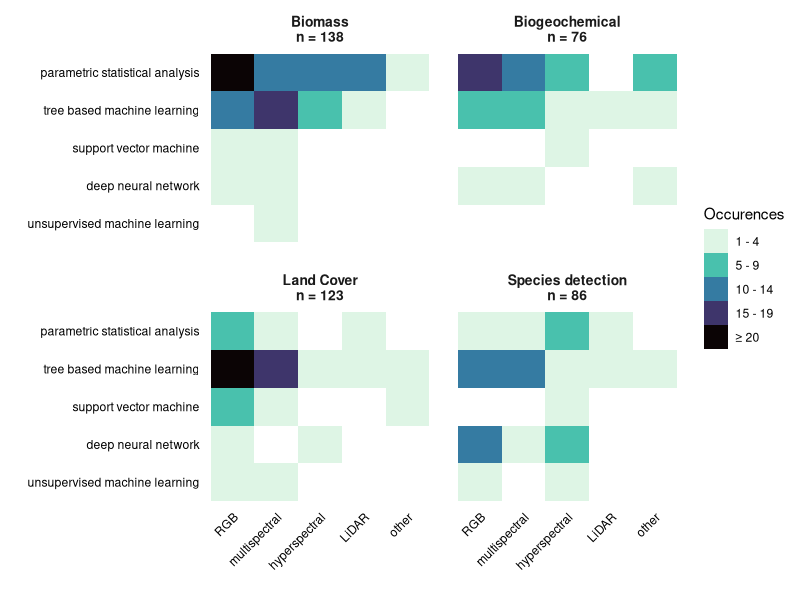
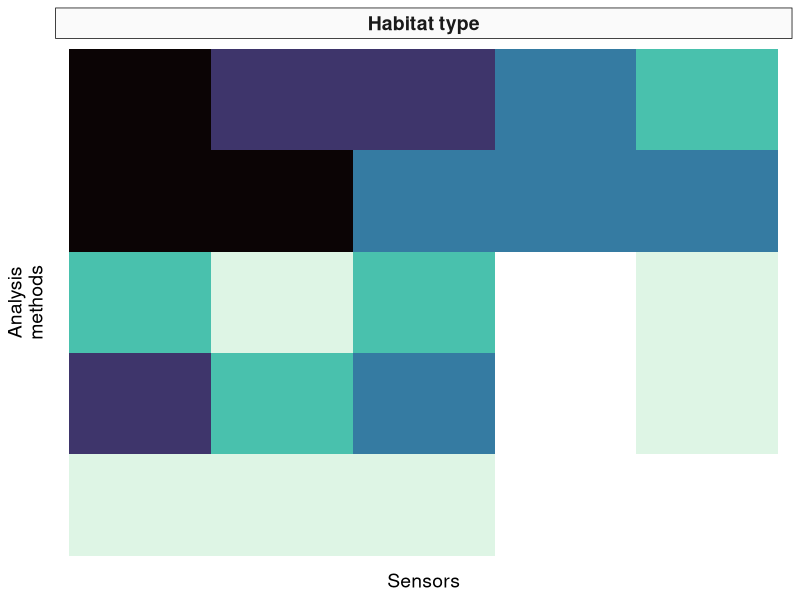
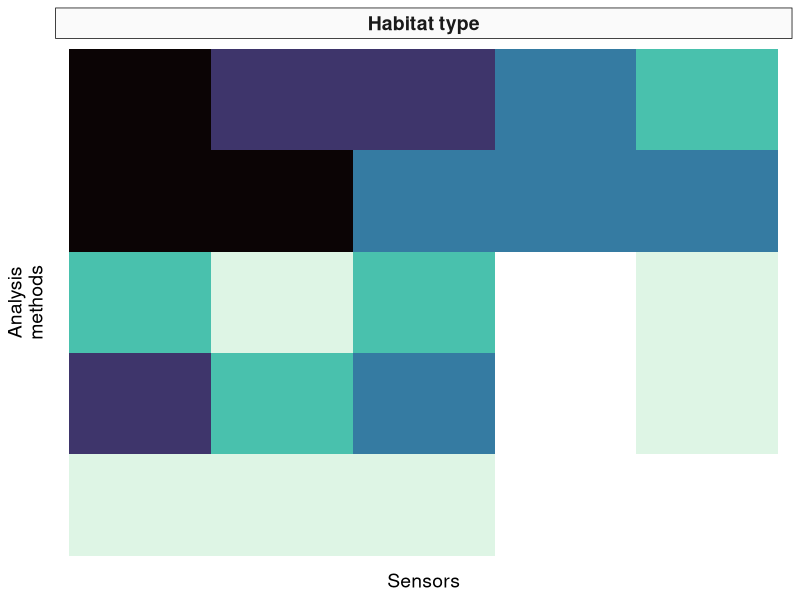
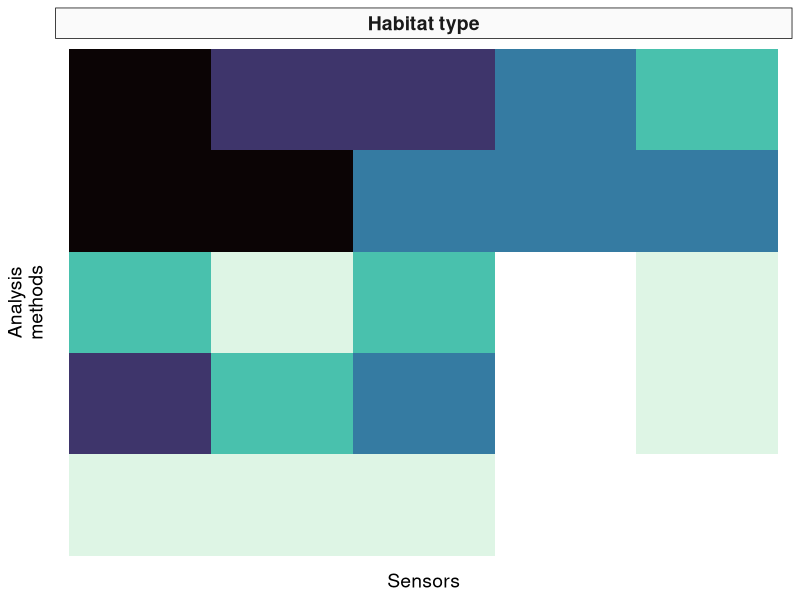

Here is the R script that generated these plots, in order:
### load packages

library(tidyverse)
library(ggplot2)
library(readxl)
library(RColorBrewer)
library(viridis)

################################################################################

### directly read the excel file and select rows for metadata (only once per DOI) and other data:
excel <- read_excel("data/data_extraction/data_extraction_final.xlsx", skip = 1, na = c("","NA"))
meta <- excel[,c(2:10,18:20,39:41)]
data <- excel[,c(2,11:17,21:37)]


### delete now empty rows to receive a "true" metadata table for our 272 articles
meta <- filter(meta, !(is.na(Title)))

### make variables into factors
str(meta)
meta[,c(2,6,8:14)] <- meta[,c(2,6,8:14)] |>
  mutate_if(sapply(meta[,c(2,6,8:14)], is.character), as.factor)


str(data)
data[,c(2:7,9:13,15:25)] <- data[,c(2:7,9:13,15:25)] |>
  mutate_if(sapply(data[,c(2:7,9:13,15:25)], is.character), as.factor)

table(data$algorithm_grouped)

################################################################################

### heatmaps of algorithm x sensor for all analysed traits (Biomass, land cover etc)

### we need following data:DOI, habitat quality, algorithm grouped and Sensor

combi <- data |>
  select(DOI, Sensor, Habitat_quality_grouped, algorithm_grouped) |>
  filter(!(is.na(algorithm_grouped) & is.na(Habitat_quality_grouped) & is.na(Sensor))) |> 
  group_by(DOI) |>                                      ### group articles by DOI 
  fill(algorithm_grouped,.direction = "down") |>        ### fill NAs by the variable that sits above 
  fill(Habitat_quality_grouped,.direction = "down") |>
  fill(Sensor, .direction = "down") |>
  ungroup()
           
table(combi$Sensor)

### combine custom / other sensor types
combi$Sensor <- case_when(
  combi$Sensor %in% c("hyperspectral", "hyperspectral (panchromatic)") ~ "hyperspectral",
  combi$Sensor == "multispectral" ~ "multispectral",
  combi$Sensor == "LiDAR" ~ "LiDAR",
  combi$Sensor == "RGB" ~ "RGB",
  combi$Sensor == "missing" ~ "missing",
  TRUE ~ "other"
)
table(combi$Sensor)

### define levels for algorithm and sensor
combi$Sensor <- factor(combi$Sensor,
                       levels = c("RGB", "multispectral", "hyperspectral", "LiDAR", "other", "missing"))



### combine algorithm types:

table(combi$algorithm_grouped)

### rename algorithms
combi$algorithm_grouped <- case_when(
  combi$algorithm_grouped %in% c("linear", "Non-linear") ~ "parametric statistical analysis",
  combi$algorithm_grouped == "tree" ~ "tree based machine learning",
  combi$algorithm_grouped == "svm" ~ "support vector machine",
  combi$algorithm_grouped %in% c("nn", "dlnn") ~ "deep neural network",
  combi$algorithm_grouped == "unsupervised" ~ "unsupervised machine learning",
  combi$algorithm_grouped == "missing" ~ "missing",
  TRUE ~ "other"
)

## sort factors for algorithms and habitat qualities
combi$algorithm_grouped <- factor(combi$algorithm_grouped,
                                  levels = c("missing","other",
                                             "unsupervised machine learning",
                                             "deep neural network",
                                             "support vector machine",
                                             "tree based machine learning",
                                             "parametric statistical analysis"))

combi$Habitat_quality_grouped <- factor(combi$Habitat_quality_grouped,
                                        levels = c("Biomass", "Biogeochemical", "Land Cover", "Species detection", "Other"))


table(combi$Sensor)
table(combi$algorithm_grouped)

######################################################

### create a new dataframe with observations counts for the use of algorithms per sensor
obs <- combi |>
  select(Habitat_quality_grouped, Sensor, algorithm_grouped) |>
  count(Sensor, algorithm_grouped, Habitat_quality_grouped) |>
  filter(Habitat_quality_grouped %in% c("Biogeochemical", "Biomass", "Land Cover", "Species detection"))  |>
  filter(Sensor %in% c("RGB", "multispectral", "hyperspectral", "LiDAR", "other")) |>
  filter(algorithm_grouped %in% c("deep neural network",
                                  "support vector machine",
                                  "unsupervised machine learning",
                                  "tree based machine learning",
                                  "parametric statistical analysis")) |>
  mutate(n = cut(n, breaks = c(1,5,10,15,20,50), right = F))

## rename number of obersations to prettier names
obs$n <- case_when(
  obs$n == "[1,5)" ~ "1 - 4",
  obs$n == "[5,10)" ~ "5 - 9",
  obs$n == "[10,15)" ~ "10 - 14",
  obs$n == "[15,20)" ~ "15 - 19",
  obs$n == "[20,50)" ~ "≥ 20",
  TRUE ~ "other"
)
obs
obs$n <- factor(obs$n,
                 levels = c("1 - 4","5 - 9","10 - 14","15 - 19","≥ 20"))

### define labels with number of observations for the habitat facets
table(combi$Habitat_quality_grouped)
habitats <- c(
  "Biomass" = "Biomass\nn = 138",
  "Biogeochemical" = "Biogeochemical\nn = 76",
  "Land Cover" = "Land Cover\nn = 123",
  "Species detection" = "Species detection\nn = 86"
)


### make a ggplot plot
ggplot(data = obs, aes(x = Sensor, y = algorithm_grouped, fill = n)) + 
  geom_tile() +
  facet_wrap(vars(Habitat_quality_grouped), 
             labeller = labeller(Habitat_quality_grouped = habitats))+
  # scale_fill_gradient(low = "#fef0d9", high = "#cb181d") + ### if gradient scale should be used
  scale_fill_viridis(discrete = T, option = "G", direction = -1) +
  labs(x = "", y = "", fill = "Occurences")+
  theme_minimal()+
  theme(axis.text.x = element_text(angle = 45, hjust = 1, color = "black"),
        axis.text.y = element_text(color = "black"),
        panel.grid.major = element_blank(),
        strip.text = element_text(size = 10,face = "bold"),
        panel.spacing = unit(1, "lines"))
        



#ggsave("figures/analysis.pdf", width = 16, height = 12, units = "cm")


################################################################################
### additional plot for presentationa

### count observations

### create a new dataframe with observations counts for the use of algorithms per sensor
obs <- combi |>
  select(Habitat_quality_grouped, Sensor, algorithm_grouped) |>
  count(Sensor, algorithm_grouped) |>
  filter(Sensor %in% c("RGB", "multispectral", "hyperspectral", "LiDAR", "other")) |>
  filter(algorithm_grouped %in% c("deep neural network",
                                  "support vector machine",
                                  "unsupervised machine learning",
                                  "tree based machine learning",
                                  "parametric statistical analysis")) |>
  mutate(n = cut(n, breaks = c(1,5,10,20,50,100), right = F))

## rename number of obersations to prettier names
obs$n <- case_when(
  obs$n == "[1,5)" ~ "1 - 4",
  obs$n == "[5,10)" ~ "5 - 9",
  obs$n == "[10,20)" ~ "10 - 19",
  obs$n == "[20,50)" ~ "20 - 49",
  obs$n == "[50,100)" ~ "≥ 50",
  TRUE ~ "other"
)
obs
obs$n <- factor(obs$n,
                levels = c("1 - 4","5 - 9","10 - 19","20 - 49","≥ 50"))



obs$title <- "Habitat type"
### make a ggplot plot
ggplot(data = obs, aes(x = Sensor, y = algorithm_grouped, fill = n)) + 
  geom_tile() +
  # scale_fill_gradient(low = "#fef0d9", high = "#cb181d") + ### if gradient scale should be used
  scale_fill_viridis(discrete = T, option = "G", direction = -1) +
  labs(x = "Sensors", y = "Analysis\nmethods", fill = "Occurences")+
  theme_minimal()+
  theme(axis.text.x = element_blank(),
        axis.text.y = element_blank(),
        panel.grid.major = element_blank(),
        strip.text = element_text(size = 10,face = "bold"),
        panel.spacing = unit(1, "lines"),
        axis.title=element_text(size=14))+
  theme(legend.position="none")+
 #ggtitle("Habitat type")+
  #theme(plot.title = element_text(size = 14, hjust = 0.5))+
  facet_grid(.~ title)+
  theme(strip.background = element_rect(fill = "#fafafa"))+
  theme(strip.text = element_text(size = 14))

ggsave("figures/analysis_simple.pdf", width = 6, height = 6, units = "cm", bg = "transparent")
ggsave("figures/analysis_simple.png", width = 6, height = 6, units = "cm", bg = "transparent")
